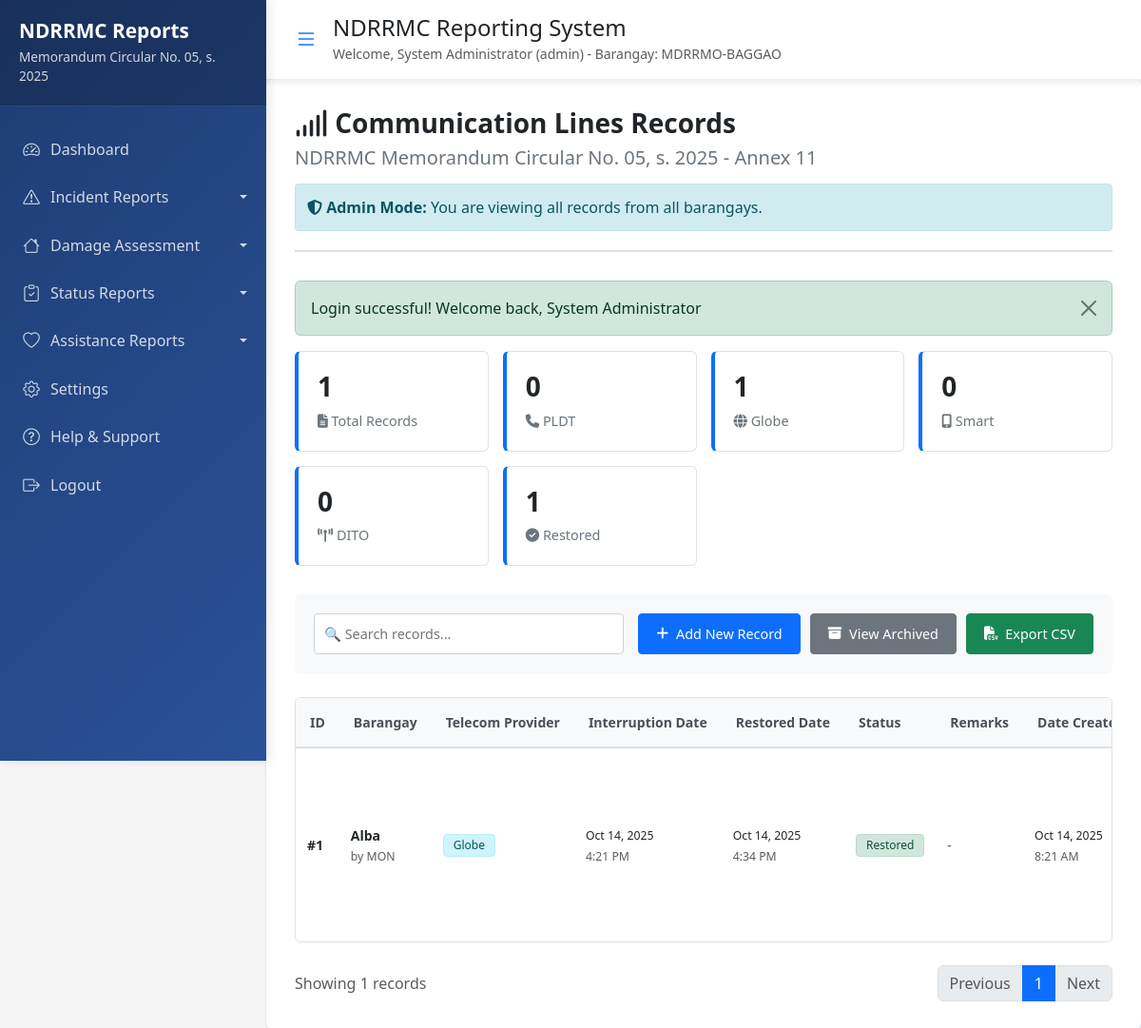
The page /public/annex11_records.php (signed in) on the database its author committed.
### tables this page shows
CREATE TABLE `annex11_communication_lines` (
  `id` int(11) NOT NULL,
  `region` varchar(100) NOT NULL DEFAULT 'REGION II',
  `province` varchar(100) NOT NULL DEFAULT 'CAGAYAN',
  `city` varchar(100) NOT NULL DEFAULT 'BAGGAO',
  `barangay` varchar(100) NOT NULL,
  `telecom_provider` enum('PLDT','Globe','Smart','DITO','Other') NOT NULL,
  `interruption_date` datetime NOT NULL,
  `restored_date` datetime DEFAULT NULL,
  `remarks` text DEFAULT NULL,
  `is_archived` tinyint(1) DEFAULT 0,
  `created_by` int(11) NOT NULL,
  `created_at` timestamp NOT NULL DEFAULT current_timestamp(),
  `updated_at` timestamp NOT NULL DEFAULT current_timestamp() ON UPDATE current_timestamp()
);

CREATE TABLE `users` (
  `id` int(11) NOT NULL,
  `full_name` varchar(100) NOT NULL,
  `barangay` varchar(100) NOT NULL,
  `contact_number` varchar(15) NOT NULL,
  `username` varchar(50) NOT NULL,
  `password` varchar(255) NOT NULL,
  `user_role` enum('user','admin') DEFAULT 'user',
  `is_active` tinyint(1) DEFAULT 1,
  `created_by` int(11) DEFAULT NULL,
  `created_at` timestamp NOT NULL DEFAULT current_timestamp(),
  `updated_at` timestamp NOT NULL DEFAULT current_timestamp() ON UPDATE current_timestamp(),
  `region` varchar(100) DEFAULT NULL,
  `province` varchar(100) DEFAULT NULL,
  `city` varchar(100) DEFAULT NULL
);

### public/annex11_records.php (the view, shortened to what this page needs)
<?php
require_once '../includes/config.php';
require_once '../includes/functions.php';
require_once '../includes/auth.php';
$is_admin = ($_SESSION['user_role'] === 'admin');
if ($is_admin) {
    $stmt = db_query("
        SELECT c.*, u.full_name, u.barangay as user_barangay
        FROM annex11_communication_lines c
        LEFT JOIN users u ON c.created_by = u.id
        WHERE (c.is_archived = 0 OR c.is_archived IS NULL)
        ORDER BY c.created_at DESC
    ");
} else {
    $stmt = db_query("
        SELECT * FROM annex11_communication_lines
        WHERE created_by = ? AND (is_archived = 0 OR is_archived IS NULL)
        ORDER BY created_at DESC
    ", [$_SESSION['user_id']]);
}
$records = $stmt->fetchAll();
$total_records = count($records);
$total_pldt = 0;
$total_globe = 0;
$total_smart = 0;
$total_dito = 0;
$total_restored = 0;
foreach ($records as $record) {
    switch ($record['telecom_provider']) {
        case 'Globe':
            $total_globe++;
            break;
    }
    if (!empty($record['restored_date'])) {
        $total_restored++;
    }
}
?>
<link rel="stylesheet" href="https://cdn.jsdelivr.net/npm/bootstrap-icons@1.10.0/font/bootstrap-icons.css">
<link href="https://cdnjs.cloudflare.com/ajax/libs/font-awesome/6.4.0/css/all.min.css" rel="stylesheet">
<div class="records-container">
    <div class="header-section">
        <h1><i class="fas fa-signal"></i> Communication Lines Records</h1>
        <h2>NDRRMC Memorandum Circular No. 05, s. 2025 - Annex 11</h2>
        <?php if ($is_admin): ?>
            <div class="admin-alert">
                <strong><i class="fas fa-shield-alt"></i> Admin Mode:</strong> You are viewing all records from all barangays.
            </div>
        <?php endif; ?>
    </div>
    <div class="stats-cards" id="statsCards">
        <div class="stat-card">
            <h3><?php echo $total_records; ?></h3>
            <p><i class="fas fa-file-alt"></i> Total Records</p>
        </div>
        <div class="stat-card">
            <h3><?php echo $total_pldt; ?></h3>
            <p><i class="fas fa-phone"></i> PLDT</p>
        </div>
        <div class="stat-card">
            <h3><?php echo $total_globe; ?></h3>
            <p><i class="fas fa-globe"></i> Globe</p>
        </div>
        <div class="stat-card">
            <h3><?php echo $total_smart; ?></h3>
            <p><i class="fas fa-mobile-alt"></i> Smart</p>
        </div>
        <div class="stat-card">
            <h3><?php echo $total_dito; ?></h3>
            <p><i class="fas fa-broadcast-tower"></i> DITO</p>
        </div>
        <div class="stat-card">
            <h3><?php echo $total_restored; ?></h3>
            <p><i class="fas fa-check-circle"></i> Restored</p>
        </div>
    </div>
    <div class="action-section">
        <div class="search-box">
            <input type="text" id="searchInput" placeholder="🔍 Search records..." onkeyup="searchRecords()">
        </div>
        <div class="action-buttons">
            <a href="annex11.php" class="btn-custom btn-primary-custom">
                <i class="fas fa-plus"></i> Add New Record
            </a>
            <a href="annex11_archived.php" class="btn-custom btn-secondary-custom">
                <i class="fas fa-archive"></i> View Archived
            </a>
            <button onclick="exportToCSV()" class="btn-custom btn-success-custom">
                <i class="fas fa-file-csv"></i> Export CSV
            </button>
        </div>
    </div>
    <div class="table-container" id="tableContainer">
        <table class="custom-table" id="recordsTable">
            <thead>
                <tr>
                    <th>ID</th>
                    <th>Barangay</th>
                    <th>Telecom Provider</th>
                    <th>Interruption Date</th>
                    <th>Restored Date</th>
                    <th>Status</th>
                    <th>Remarks</th>
                    <th>Date Created</th>
                </tr>
            </thead>
            <tbody class="table-content" id="tableContent">
                <?php if (empty($records)): ?>
                    <tr>
                        <td colspan="<?php echo $is_admin ? '10' : '9'; ?>" style="text-align: center; padding: 30px;">
                            <i class="fas fa-signal" style="font-size: 3rem; color: #ccc;"></i>
                            <p style="color: #6c757d; margin-top: 15px;">No communication lines records found.</p>
                            <a href="annex11.php" class="btn-custom btn-primary-custom" style="margin-top: 15px;">
                                <i class="fas fa-plus"></i> Create First Record
                            </a>
                        </td>
                    </tr>
                <?php else: ?>
                    <?php foreach ($records as $record): ?>
                        <tr>
                            <td><strong>#<?php echo $record['id']; ?></strong></td>
                            <td>
                                <strong><?php echo htmlspecialchars($record['barangay'] ?? $record['user_barangay'] ?? 'N/A'); ?></strong>
                                <?php if ($is_admin && isset($record['full_name'])): ?>
                                    <br><small class="text-muted">by <?php echo htmlspecialchars($record['full_name']); ?></small>
                                <?php endif; ?>
                            </td>
                            <td>
                                <?php
                                $badge_class = match($record['telecom_provider']) {
                                    'PLDT' => 'badge-pldt',
                                    'Globe' => 'badge-globe',
                                    'Smart' => 'badge-smart',
                                    'DITO' => 'badge-dito',
                                    'Other' => 'badge-other',
                                    default => 'badge-secondary'
                                };
                                ?>
                                <span class="badge <?php echo $badge_class; ?>">
                                    <?php echo htmlspecialchars($record['telecom_provider']); ?>
                                </span>
                            </td>
                            <td>
                                <small><?php echo date('M j, Y', strtotime($record['interruption_date'])); ?></small>
                                <br><small class="text-muted"><?php echo date('g:i A', strtotime($record['interruption_date'])); ?></small>
                            </td>
                            <td>
                                <?php if (!empty($record['restored_date'])): ?>
                                    <small><?php echo date('M j, Y', strtotime($record['restored_date'])); ?></small>
                                    <br><small class="text-muted"><?php echo date('g:i A', strtotime($record['restored_date'])); ?></small>
                                <?php else: ?>
                                    <span class="text-muted">Not Restored</span>
                                <?php endif; ?>
                            </td>
                            <td>
                                <?php if (!empty($record['restored_date'])): ?>
                                    <span class="badge badge-restored">Restored</span>
                                <?php else: ?>
                                    <span class="badge badge-interrupted">Interrupted</span>
                                <?php endif; ?>
                            </td>
                            <td>
                                <?php if (!empty($record['remarks'])): ?>
                                    <div style="max-width: 200px;">
                                        <?php echo htmlspecialchars($record['remarks']); ?>
                                    </div>
                                <?php else: ?>
                                    <span class="text-muted">-</span>
                                <?php endif; ?>
                            </td>
                            <td>
                                <small><?php echo date('M j, Y', strtotime($record['created_at'])); ?></small>
                                <br><small class="text-muted"><?php echo date('g:i A', strtotime($record['created_at'])); ?></small>
                            </td>
                        </tr>
                    <?php endforeach; ?>
                <?php endif; ?>
            </tbody>
        </table>
    </div>
    <div class="d-flex justify-content-between align-items-center mt-4">
        <div class="text-muted">
            Showing <?php echo count($records); ?> records
        </div>
        <nav>
            <ul class="pagination mb-0">
                <li class="page-item disabled"><a class="page-link" href="#">Previous</a></li>
                <li class="page-item active"><a class="page-link" href="#">1</a></li>
                <li class="page-item disabled"><a class="page-link" href="#">Next</a></li>
            </ul>
        </nav>
    </div>
</div>
<?php
require_once '../includes/sidenav.php';
?>

### includes/sidenav.php (style rules this page uses)
* { margin: 0; padding: 0; box-sizing: border-box; }
body { margin: 0; padding: 0; overflow-x: hidden; font-family: 'Segoe UI', Tahoma, Geneva, Verdana, sans-serif; background-color: #f5f7fb; }
:root { --primary-color: #0d6efd; --secondary-color: #6c757d; --success-color: #198754; --danger-color: #dc3545; --warning-color: #ffc107; --info-color: #0dcaf0; --light-color: #f8f9fa; --dark-color: #212529; --sidebar-width: 280px; --sidebar-collapsed-width: 70px; }

### public/annex11_records.php (style rules this page uses)
body { background-color: #f5f5f5; padding: clamp(15px, 3vw, 20px); font-family: 'Segoe UI', Tahoma, Geneva, Verdana, sans-serif; }
.records-container { background-color: white; border-radius: 8px; box-shadow: 0 1px 3px rgba(0,0,0,0.12); padding: clamp(20px, 4vw, 30px); margin: 0 auto; width: 100%; max-width: 98vw; }
.header-section { margin-bottom: clamp(25px, 5vw, 30px); padding-bottom: clamp(15px, 3vw, 20px); border-bottom: 2px solid #e0e0e0; }
.header-section h1 { font-size: clamp(1.5rem, 4vw, 1.75rem); font-weight: 600; color: #212529; margin-bottom: clamp(5px, 1.5vw, 8px); }
.header-section h2 { font-size: clamp(1.1rem, 3vw, 1.25rem); color: #6c757d; margin: 0; font-weight: 500; }
.stats-cards { display: grid; grid-template-columns: repeat(auto-fit, minmax(180px, 1fr)); gap: clamp(12px, 2.5vw, 15px); margin-bottom: clamp(25px, 5vw, 30px); }
.stat-card { background-color: #ffffff; border: 1px solid #dee2e6; padding: clamp(15px, 3.5vw, 20px); border-radius: 6px; border-left: 4px solid #0d6efd; transition: box-shadow 0.2s; }
.stat-card h3 { font-size: clamp(1.5rem, 4vw, 1.75rem); margin-bottom: clamp(5px, 1.5vw, 8px); font-weight: 600; color: #212529; }
.stat-card p { margin: 0; color: #6c757d; font-size: clamp(0.85rem, 2.3vw, 0.9rem); }
.action-section { display: flex; flex-wrap: wrap; justify-content: space-between; align-items: center; gap: clamp(10px, 2.5vw, 15px); margin-bottom: clamp(20px, 4vw, 25px); padding: clamp(15px, 3vw, 20px); background-color: #f8f9fa; border-radius: 6px; }
.search-box { flex: 1; min-width: 250px; }
.search-box input { width: 100%; padding: clamp(8px, 2vw, 10px); border: 1px solid #ced4da; border-radius: 4px; font-size: clamp(0.85rem, 2.3vw, 0.9rem); }
.action-buttons { display: flex; gap: clamp(8px, 2vw, 10px); flex-wrap: wrap; }
.btn-custom { padding: clamp(8px, 2vw, 10px) clamp(15px, 3.5vw, 18px); font-size: clamp(0.85rem, 2.3vw, 0.9rem); border-radius: 4px; text-decoration: none; transition: all 0.2s; border: none; cursor: pointer; display: inline-flex; align-items: center; gap: clamp(5px, 1.5vw, 8px); white-space: nowrap; font-weight: 500; }
.btn-primary-custom { background-color: #0d6efd; color: white; border: 1px solid #0d6efd; }
.btn-secondary-custom { background-color: #6c757d; color: white; border: 1px solid #6c757d; }
.btn-success-custom { background-color: #198754; color: white; border: 1px solid #198754; }
.table-container { overflow-x: auto; border-radius: 6px; border: 1px solid #dee2e6; background-color: white; }
.custom-table { width: 100%; border-collapse: collapse; background-color: white; font-size: clamp(0.8rem, 2.2vw, 0.875rem); }
.custom-table thead { background-color: #f8f9fa; border-bottom: 2px solid #dee2e6; }
.custom-table th { padding: clamp(12px, 2.5vw, 15px); text-align: left; font-weight: 600; white-space: nowrap; color: #495057; border-bottom: 2px solid #dee2e6; }
.custom-table tbody tr:last-child td { border-bottom: none; }
.badge { padding: clamp(4px, 1.2vw, 5px) clamp(8px, 2vw, 10px); border-radius: 4px; font-size: clamp(0.7rem, 2vw, 0.75rem); font-weight: 500; white-space: nowrap; }
.badge-globe { background-color: #cff4fc; color: #055160; border: 1px solid #b6effb; }
.badge-restored { background-color: #d1e7dd; color: #0f5132; border: 1px solid #badbcc; }
.admin-alert { background-color: #d1ecf1; border: 1px solid #bee5eb; color: #0c5460; padding: 12px; border-radius: 4px; margin-top: 15px; }

### rows shown on the page
annex11_communication_lines: id "1", barangay "Alba", users.full_name "MON", telecom_provider "Globe", interruption_date "Oct 14, 2025", interruption_date "4:21 PM", restored_date "Oct 14, 2025", restored_date "4:34 PM", shows "Restored", created_at "Oct 14, 2025", created_at "8:21 AM"

### other values the page prints
$_SESSION['full_name'] "System Administrator"
$_SESSION['user_role'] "admin"
$_SESSION['barangay'] "MDRRMO-BAGGAO"
$message "Login successful! Welcome back, System Administrator"
$total_records "1"
$total_pldt "0"
$total_globe "1"
$total_smart "0"
$total_dito "0"
$total_restored "1"
count($records) "1"
